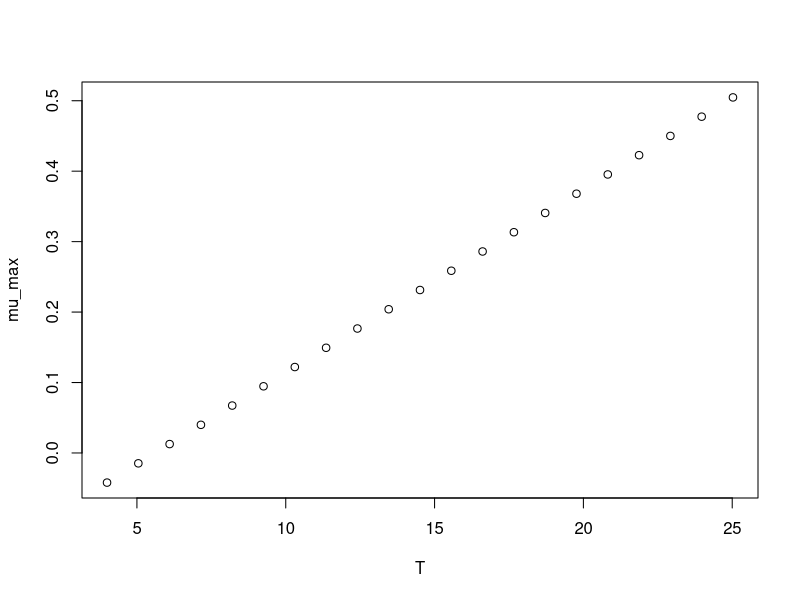

R code for this plot:
#############################
# start of Parameter script
#############################
T <- seq(3.996003996004,25.025,length.out=21)
#############################
# end of Parameter script
#############################
############################# 
# start of Model script Gropin ID 315 
#############################
 
# constant coefficients for this model
 
variables <- data.frame(T)
argumentsPar <- expand.grid(variables)
 
# heart of the model
response_surface <- function(T) {
   mumax <-0.026*(T-5.613)

return(mumax=mumax)
} 

# output parameters
mumax <- cbind(argumentsPar,response_surface(argumentsPar['T']))
colnames(mumax) <- c(colnames(argumentsPar),'mumax')
#############################
# End of Model script
#############################
############################# 
# start of Visualisation script Gropin ID 315 
#############################
plot(T,mumax$mumax,
                          xlab='T',
                          ylab='mu_max')
#############################
# End of Visualisation script
#############################
